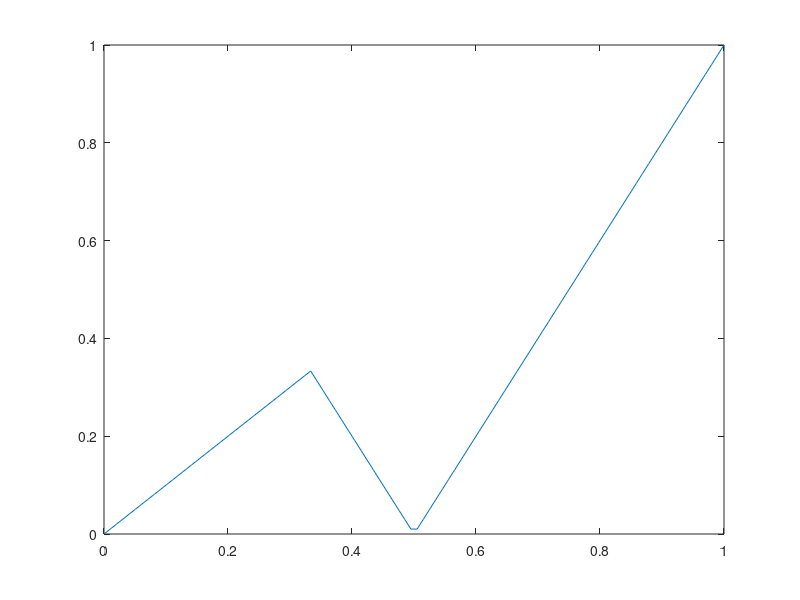

MATLAB code for this plot:
% % % Ex1 % % %

% Define membership functions A and B
% A = [1, 1, 0.5, 0.3, 0.2];
% B = [0, 0.5, 0.7, 0.2, 0.4];
% U = 1:5;

% Plot membership function A
% subplot(2,1,1);
% plot(U, A, 'b-', 'LineWidth', 2);
% title('Membership Function A');
% xlabel('Integer');
% ylabel('Membership Degree');
% ylim([0 1]);

% Plot membership function B
% subplot(2,1,2);
% plot(U, B, 'r-', 'LineWidth', 2);
% title('Membership Function B');
% xlabel('Integer');
% ylabel('Membership Degree');
% ylim([0 1]);

% muAUB = max(A,B)
% plot(U,muAUB,U,A,U,B)
% legend('AUB','A','B')

% % % Ex4 % % %

U = linspace(0, 1, 100);

muA = @(x) x;
muB = @(x) 2 * abs(0.5 - x);
muC = @(x) 1 - muB(x);

% plot(U,muA(U),U,muB(U),U,muC(U))
% legend('muA','muB','muC')

% muAUB = max(muA(U),muB(U));
% plot(U,muAUB)

muAIB = min(muA(U),muB(U));
plot(U,muAIB)







